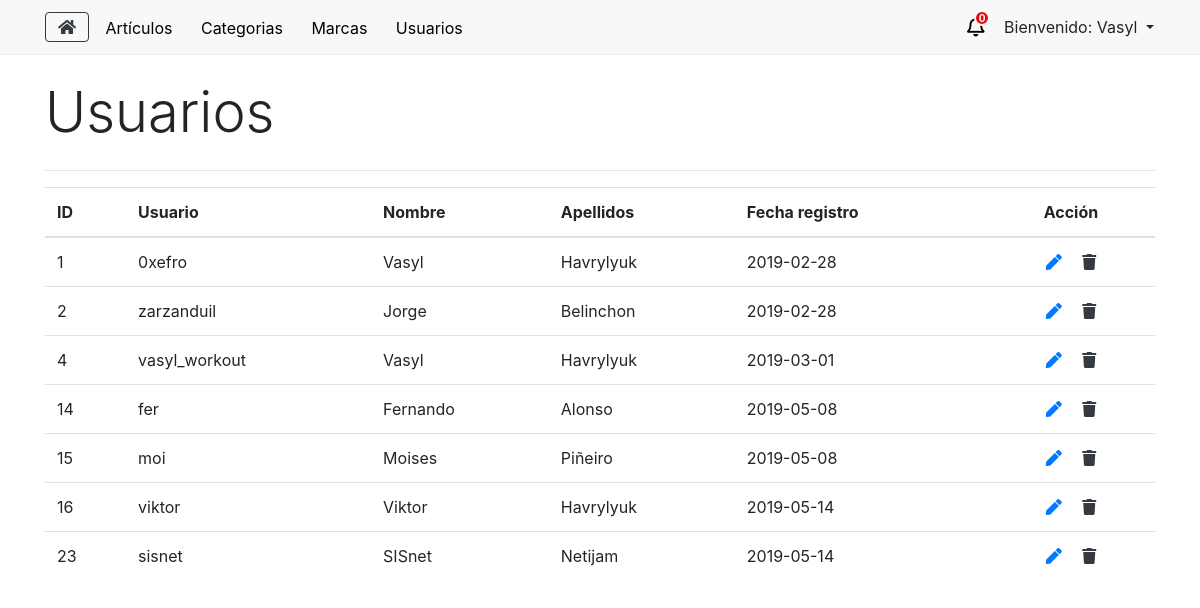
Page /usuarios (signed in) on the earlier database version.
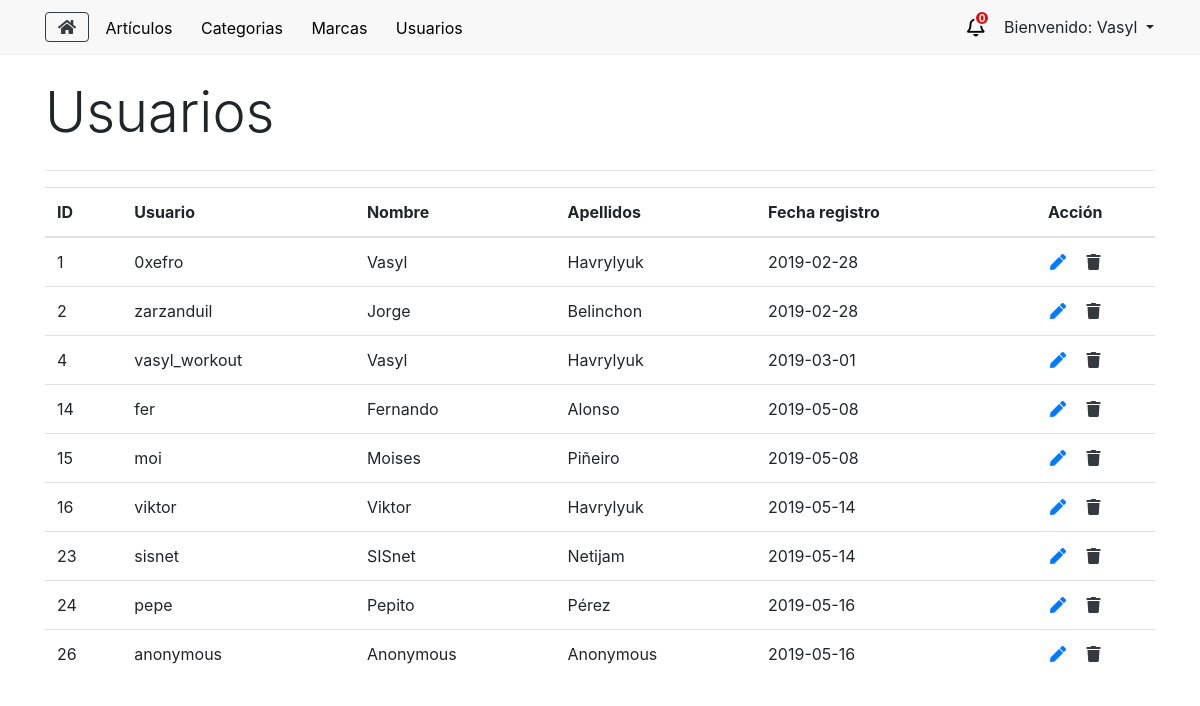
Same page on the later database version.
### tables this page shows
CREATE TABLE `eusuario` (
  `k` int(11) NOT NULL,
  `sUser` varchar(255) NOT NULL,
  `sNombre` varchar(255) NOT NULL,
  `sApellido` varchar(255) NOT NULL,
  `sDni` varchar(255) NOT NULL,
  `sDireccion` varchar(255) NOT NULL,
  `sEmail` varchar(255) NOT NULL,
  `dFechaRegistro` date NOT NULL,
  `bAdministrador` tinyint(4) NOT NULL DEFAULT '0',
  `sPassword` varchar(255) NOT NULL,
  `bStatus` tinyint(4) NOT NULL
);

### application/libraries/Layouts.php (called while the page is built, shortened)
<?php
class Layouts {
    private $CI = null;
    function __construct() {
        $this->CI =& get_instance();
    }
    public function view($data = array()) {
        if (!empty($data)) {
            $vista = $this->CI->load->view($data['vista'], $data['params'], TRUE);
            $this->CI->load->view('layouts/'.$data['layout'], array(
                'contenido' => $vista,
                'titulo' => $data['titulo'],
                'style' => $data['style'],
                'js' => $data['js'],
                'numPedidos' => $this->CI->BackModel->numPedidos()
            ));
        }
    }
}

### application/controllers/AdminController.php (called while the page is built, shortened)
<?php
class AdminController extends CI_Controller {
    public function usuarios() {
        $data = array(
            'usuarios'  => $this->BackModel->getUsuarios()
        );
        $vista = array(
            'vista'     => 'admin/view_usuarios',
            'params'    =>  $data,
            'layout'    => 'ly_admin',
            'titulo'    => 'Usuarios',
            'style'     => '',
            'js'        => 'usuarios'
        );
        $this->layouts->view($vista);
    }
}

### index.php (called while the page is built, shortened)
<?php
require_once BASEPATH.'core/CodeIgniter.php';

### application/models/BackModel.php (called while the page is built, shortened)
<?php
class BackModel extends CI_Model {
    private $con = null;
    public function __construct() {
        try {
            $this->con = $this->load->database('default', true);
        } catch(PDOException $e) {
            die($e->getMessage());
        }
    }
    public function getNombreAdmin($id) {
        $sql = "SELECT * FROM eUsuario WHERE k = '$id'";
        $query = $this->con->query($sql);
        $rs = $query->row('sNombre');
        return $rs;
    }
    public function getUsuarios() {
        $sql = "SELECT * FROM eUsuario";
        $query = $this->con->query($sql);
        $rs = $query->result_array();
        return $rs;
    }
}

### application/views/admin/view_usuarios.php (the view, shortened to what this page needs)
<table class="table table-hover">
        <thead>
            <tr>
                <th class="align-middle">ID</th>
                <th>Usuario</th>
                <th>Nombre</th>
                <th>Apellidos</th>
                <th>Fecha registro</th>
                <th class="text-center">Acción</th>
            </tr>
        </thead>
        <tbody>
            <?php
                foreach($usuarios as $row) {
            ?>
                <tr>
                    <td><?php echo $row['k']; ?></td>
                    <td><?php echo $row['sUser']; ?></td>
                    <td><?php echo $row['sNombre']; ?></td>
                    <td><?php echo $row['sApellido']; ?></td>
                    <td><?php echo $row['dFechaRegistro']; ?></td>
                    <td class="text-center">
                        <a href="usuarios/editar/<?php echo $row['k']; ?>" class="fas fa-pen cursor-pointer px-2 text-primary no-underline"></a>
                        <i onclick="eliminar(<?php echo $row['k']; ?>)" class="fas fa-trash cursor-pointer px-2 text-dark no-underline"></i>
                    </td>
                </tr>
            <?php
                }
            ?>
        </tbody>
    </table>
</div>

### application/views/layouts/ly_admin.php (shortened to what this page needs)
<?php
    $nombreAdmin = $this->BackModel->getNombreAdmin($_SESSION['id']);
?>
<!DOCTYPE html>
<html lang="es">
<head>
    <link rel="stylesheet" href="https://stackpath.bootstrapcdn.com/bootstrap/4.3.1/css/bootstrap.min.css">
    <link rel="stylesheet" href="https://use.fontawesome.com/releases/v5.7.2/css/all.css">
    <link rel="stylesheet" href="<?php echo base_url()."assets/css/_admin.css"; ?>">
</head>
<body>
    <header class="mb-4">
        <nav class="py-2">
            <div class="container d-flex justify-content-between align-items-center">
                <div class="menu-items">
                    <a href="<?php echo base_url(); ?>" class="fas fa-home btn btn-outline-dark"></a>
                    <div class="dropdown">
                        <a class="dropbtn btn" href="<?php echo base_url().'articulos'; ?>">Artículos</a>
                    </div>
                    <div class="dropdown">
                        <a class="dropbtn btn" href="<?php echo base_url().'categorias'; ?>">Categorias</a>
                    </div>
                    <div class="dropdown">
                        <a class="dropbtn btn" href="<?php echo base_url().'marcas'; ?>">Marcas</a>
                    </div>
                    <div class="dropdown">
                        <a class="dropbtn btn" href="<?php echo base_url().'usuarios'; ?>">Usuarios</a>
                    </div>
                </div>
                <div class="btn-group">
                    <div id="notificacionWrapper" class="d-flex align-items-center">
                        <i class="far fa-bell text-danger campana"></i>
                        <span class="badget number"><?php echo $numPedidos; ?></span>
                    </div>
                    <button type="button" class="btn dropdown-toggle pr-0" data-toggle="dropdown" aria-haspopup="true" aria-expanded="false">
                        Bienvenido: <?php echo $nombreAdmin; ?>
                    </button>
                </div>
            </div>
        </nav>
    </header>
    <section>
        <div class="container">
            <h1 class="lead display-4 mb-4"><?php echo $titulo; ?></h1>
            <hr>
            <?php
                echo $contenido;
            ?>
    </section>
</body>
</html>

### assets/css/_admin.css (style rules this page uses)
.cursor-pointer { cursor: pointer; }
.no-underline { text-decoration: none !important; }
header { background: #f8f8f8; border-bottom: 1px solid #efefef; }
#notificacionWrapper { position: relative; margin-right: 25px; cursor: pointer; }
#notificacionWrapper .campana { position: absolute; color: #000 !important; font-size: 20px; }
#notificacionWrapper .number { display: flex; align-items: center; justify-content: center; width: 16px; height: 16px; background: rgb(231, 10, 10); color: white; text-align: center; top: 2px; left: 7px; position: absolute; border-radius: 50%; font-size: 10px; font-weight: bold; border: 2px solid #f8f8f8; padding: 6px; }
.menu-items * { transition: unset; }
.dropbtn { margin-top: 1px; color: rgb(0, 0, 0); font-size: 16px; border: none; cursor: pointer; border-radius: unset; }
.dropdown { position: relative; display: inline-block; }

Differences in the rows shown:
added eusuario: k "24", sUser "pepe", sNombre "Pepito", sApellido "Pérez", dFechaRegistro "2019-05-16"
added eusuario: k "26", sUser "anonymous", sNombre "Anonymous", sApellido "Anonymous", dFechaRegistro "2019-05-16"
